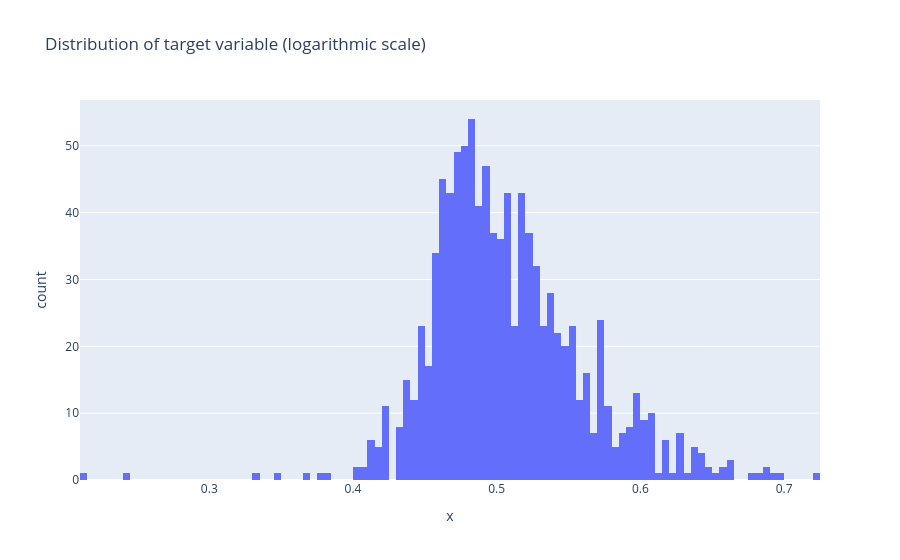

Source (notebook cell):
### Code cell
fig = px.histogram(x = Y, nbins = 120, title = "Distribution of target variable (logarithmic scale)")
fig.show()

### Figure 1 — Plotly figure (JSON) as saved in the notebook; plotly's stock layout.template omitted (floating-point values rounded to 4 significant figures; data arrays with more than 128 entries replaced by an {"elided": "..."} marker saying what was removed)
{"data": [{"alignmentgroup": "True", "bingroup": "x", "hovertemplate": "x=%{x}<br>count=%{y}<extra></extra>", "legendgroup": "", "marker": {"color": "#636efa", "pattern": {"shape": ""}}, "name": "", "nbinsx": 120, "offsetgroup": "", "orientation": "v", "showlegend": false, "type": "histogram", "x": {"elided": "1000 float values"}, "xaxis": "x", "yaxis": "y"}], "layout": {"barmode": "relative", "legend": {"tracegroupgap": 0}, "title": {"text": "Distribution of target variable (logarithmic scale)"}, "xaxis": {"anchor": "y", "domain": [0, 1], "title": {"text": "x"}}, "yaxis": {"anchor": "x", "domain": [0, 1], "title": {"text": "count"}}}}
